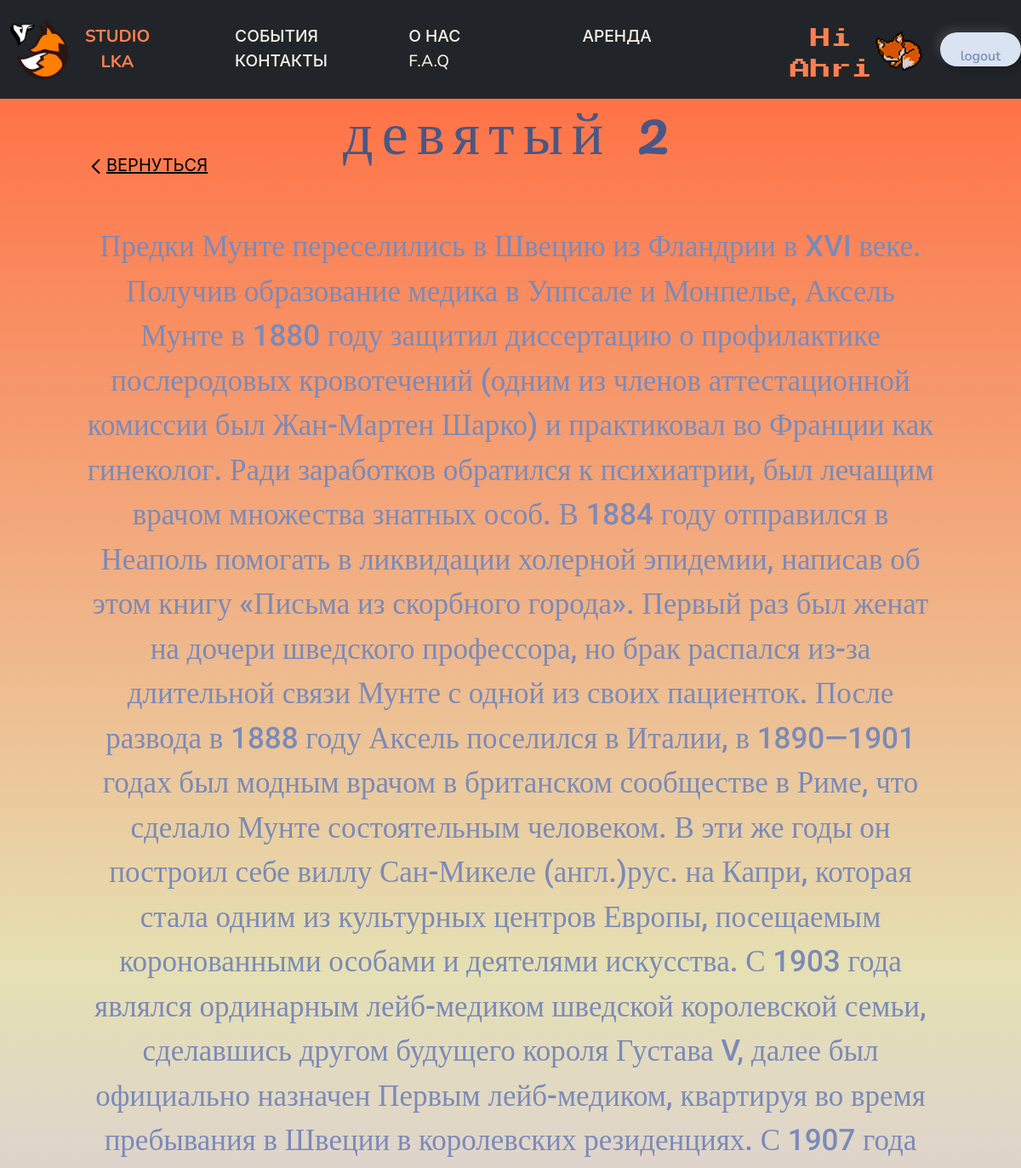
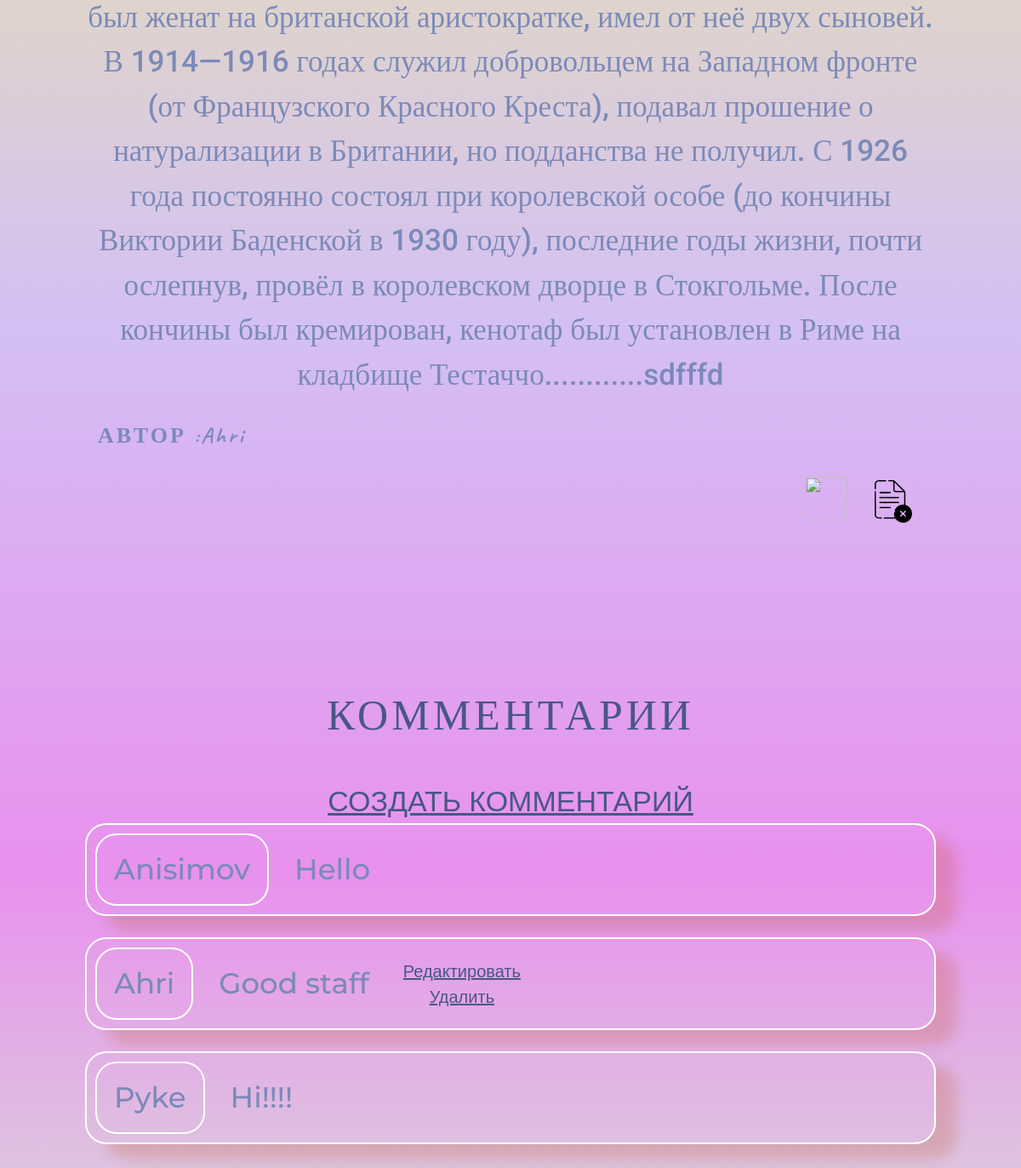
Page /blogs/3/ (signed in) on the committed database (2 pictures, top to bottom).
### blog/models.py (models this page shows, shortened)
class Post(models.Model):
    title = models.CharField(max_length=200)
    author = models.ForeignKey('auth.User', on_delete=models.CASCADE)
    body = models.TextField()

class Comment(models.Model):
    atricle = models.ForeignKey(Post, on_delete=models.CASCADE, related_name='comments')
    comment = models.CharField(max_length=140)
    author = models.ForeignKey(
        'auth.User',
        on_delete=models.CASCADE,
    )
    def __str__(self):
        return self.comment

### blog/views.py (the view)
# urls.py: path('blogs/<int:pk>/', views.BlogDetailView.as_view(), name='post_detail'),
class BlogDetailView(DetailView):
    model = Post
    template_name = 'post_detail.html'

### templates/post_detail.html (shortened to what this page needs)
<!DOCTYPE html>
{% extends 'base.html' %}
{% load static %}
    {% block content %}
<body class="blog-body">
<section class="post-page">
    <div class="back">
        <a href="{% url 'main_post' %}"><img class="img-back" src="{% static 'IMG/svgs/back.svg' %}" width="25px" height="25px"></a>
        <a href="{% url 'main_post' %}" class="back-page">ВЕРНУТЬСЯ</a>
    </div>
      <div class="blog-new-style">
            <div class="post-detail">
                <h2 class="detail-title"> {{ post.title }} </h2>
                <p class="detail-body"> {{ post.body }} </p>
                <p class="posts-author">АВТОР :{{ post.author }}</p>
                {% if user.is_authenticated and user == post.author %}
                <div class="tools-container">
                    <a class="tools-edit" href="{% url 'blog_edit' post.pk %}"><img src="{% static 'IMG/svgs/editing.svg' %}" width="50px" height="50px"></a>
                    <a class="tools-edit" href="{% url 'blog_delete' post.pk %}"><img class="delete-post-img" src="{% static 'IMG/svgs/remove.svg' %}" width="50px" height="50px"></a>
                </div>
                {% endif %}
                <div class="comments_list">
                    <h1 class="comment_title">КОММЕНТАРИИ</h1>
                    <a href="{% url 'comment_new' post.pk %}"> СОЗДАТЬ КОММЕНТАРИЙ</a>
                    {% for comment in post.comments.all %}
                    <div class="outline_comment">
                            <p>
                                <div class="author_box">
                                    <span class="comment_author">{{ comment.author }} </span>
                                </div>
                                <div class="comments_style">
                                    <p class="comment_text" >{{ comment }}</p>
                                </div>
                            </p>
                            {% if user.is_authenticated %}
                                {% if user.id == comment.author.id %}
                                    <div class="properties">
                                        <a href="{% url 'comment_edit' comment.pk %}">Редактировать</a>
                                        <a href="{% url 'comment_del' comment.pk %}">Удалить</a>
                                    </div>
                                {% endif %}
                            {% endif %}
                        </div>
                    {% endfor %}
                </div>
            </div>
    </div>
</section>
</body>
   {% endblock content %}

### templates/base.html (shortened to what this page needs)
<!DOCTYPE html>
{% load static %}
<html lang="en">
<head>
    {% block css %}
        <link rel="stylesheet" href="{% static 'css/reg_body.css' %}">
        <link rel="stylesheet" href="{% static 'css/base_header.css' %}">
        <link rel="stylesheet" href="{% static 'css/registration.css' %}">
        <link rel="stylesheet" href="{% static 'css/about.css' %}">
        <link rel="stylesheet" href="{% static 'css/blog_style.css' %}">
        <link rel="stylesheet" href="{% static 'css/home_style.css' %}">
        <link rel="stylesheet" href="{% static 'css/contacts.css' %}">
        <link rel="stylesheet" href="{% static 'css/FAQ.css' %}">
        <link rel="stylesheet" href="{% static 'css/gallary.css' %}">
    {% endblock %}
    <link rel="stylesheet" href="https://maxcdn.bootstrapcdn.com/bootstrap/4.0.0/css/bootstrap.min.css"/>
    <link rel="stylesheet" href="css/bootstrap.min.css">
</head>
<body>
 <header>
     <nav class="navbar navbar-expand-md navbar-dark bg-dark mb-5">
         <div class="logo_text_header">
             <a href="{% url 'home' %}"><img src="{% static 'IMG/LOGO/FOXLOGODIS.png' %}" width="100" height="100" alt="Фото студи для аренды"></a>
             <a href="{% url 'home' %}" class="Logo_text">STUDIO <br> LKA</a>
         </div>
         <div class="collapse_nav collapse navbar-collapse" id="navbarCollapse">
            <div class="nav-block">
                <a class="nav_links" href="{% url 'main_post' %}">СОБЫТИЯ</a>
                <a class="nav_links" href="{% url 'about_page' %}">о нас</a>
                <div class="rent" >Аренда
                </div>
                <a class="nav_links" href="{% url 'contacts_page' %}" >контакты
                </a>
                <a class="nav_links" href="{% url 'FAQ_page' %}">F.A.Q</a>
            </div>
              <div class="auth-block">
                  {% if user.is_authenticated %}
                      <div class="logout-box" >
                          <p class="user_name">Hi {{ user.username}} <img src="{% static 'IMG/foxes/red-sleep-fox.png' %}" width="60px" height="60px"></p>
                          <a class="logout-link btn btn-outline-secondary" href="{% url 'logout' %}">logout</a>
                      </div>
                  {% endif %}
              </div>
         </div>
     </nav>
 </header>
    <div class="container-reg">
        {% block content %}
        {% endblock content %}
    </div>
</body>
</html>

### static/css/reg_body.css (style rules this page uses)
.container-reg { display: flex; flex-direction: column; width: 100%; box-sizing: border-box; height: 100%; z-index: 0; }

### static/css/base_header.css (style rules this page uses)
* { margin: 0; padding: 0; -webkit-box-sizing: border-box; box-sizing: border-box; }
header { width: 100%; height: 100px; background: #272727; position: fixed; z-index: 3; }
.Logo_text { font-size: 20px; text-align: center; text-decoration: none; margin-top: 20px; font-weight: bold; color: coral; }
.nav_links { color: #f6f4e6; text-decoration: none; font-size: 1.2em; text-transform: uppercase; font-weight: 500; display: inline-block; width: 80px; margin-right: 120px; -webkit-transition: all 0.2s ease-in-out; transition: all 0.2s ease-in-out; }
.collapse_nav { display: flex; justify-content: space-between; padding: 0 0 0 100px; }
.rent { color: #f6f4e6; text-decoration: none; font-size: 1.2em; text-transform: uppercase; font-weight: 500; display: inline-block; width: 80px; margin-right: 120px; -webkit-transition: all 0.2s ease-in-out; transition: all 0.2s ease-in-out; }
.logo_text_header { display: flex; width: 200px; height: 100px; }
.logout-box { display: flex; justify-content: center; height: 100px; }
.logout-link { height: 40px; margin: 30px 0 0 20px; }
.user_name { display: flex; flex-wrap: nowrap; align-items: center; color: coral; font-family: 'Press Start 2P', cursive; font-size: 24px; text-align: center; margin-top: 25px; margin-right: auto; }

### static/css/about.css (style rules this page uses)
* { margin: 0; padding: 0; -webkit-box-sizing: border-box; box-sizing: border-box; }

### static/css/blog_style.css (style rules this page uses)
* { margin: 0; padding: 0; -webkit-box-sizing: border-box; box-sizing: border-box; }
.blog-body { min-height: 100%; }
.post-page { position: relative; top: 110px; width: 100%; height: 100%; min-height: 900px; padding: 0 100px 0 100px ; text-align: center; background-image: linear-gradient(180deg, #FF7246 0%, rgba(239, 222, 133, 0.572917) 36.98%, rgba(208, 170, 246, 0.62) 59.05%, rgba(255, 22, 232, 0.4) 82.29%, #D9D9D9 100%); }
.detail-title { font-size: 70px; font-family: 'Pacifico'; letter-spacing: 10px; }
.detail-body { font-size: 35px; font-family: 'Roboto'; font-weight: 500; margin: 70px 0 0 0; }
.tools-container { height: 200px; width: 100%; text-align: right; margin: 25px 0 0 0 ; }
.tools-edit { margin: 0 25px 0 0; }
.delete-post-img { margin-top: 8px; }
.back { position: absolute; top: 70px; display: flex; width: 100px; height: 50px; }
.back-page { color: black; font-size: 20px; transition-duration: 0.5s; }
.img-back { margin: 3px 0 0 0; }
.posts-author { font-size: 26px; font-family: 'Caveat'; font-weight: bold; letter-spacing: 3px; text-align: left; margin: 25px 0 0 15px; }
.comments_list { font-size: 34px; font-family: "Montserrat", sans-serif; font-weight: 500; }
.author_box { margin: 10px 30px 10px 10px; border: 2px solid white; border-radius: 25px; padding: 15px 20px 15px 20px; }
.comment_title { font-family: 'Pacifico'; font-size: 50px; letter-spacing: 4px; margin: 50px 0 50px 0; }
.outline_comment { display: flex; align-items: center; border: 2px solid white; border-radius: 25px; margin-bottom: 25px ; box-shadow: 24px 17px 16px 0px rgba(184, 69, 7, 0.2); }
.comment_text { margin: 0; }
.comments_style { margin-right: 40px; }
.properties { display: flex; font-size: 20px; flex-direction: column; }

### static/css/home_style.css (style rules this page uses)
* { margin: 0; padding: 0; -webkit-box-sizing: border-box; box-sizing: border-box; }

### static/css/contacts.css (style rules this page uses)
* { margin: 0; padding: 0; -webkit-box-sizing: border-box; box-sizing: border-box; }

### static/css/gallary.css (style rules this page uses)
* { margin: 0; padding: 0; -webkit-box-sizing: border-box; box-sizing: border-box; }

### rows in the picture
Post: title "девятый 2", body "Предки Мунте переселились в Швецию из Фландрии в XVI веке. Получив образование медика в Уппсале и Монпелье, Аксель Мунте в 1880 году защитил диссертацию о профилактике послеродовых кровотечений (одним из членов аттестационной комиссии был Жан-Мартен Шарко) и практиковал во Франции как гинеколог. Ради заработков обратился к психиатрии, был лечащим врачом множества знатных особ. В 1884 году отправился в Неаполь помогать в ликвидации холерной эпидемии, написав об этом книгу «Письма из скорбного города». Первый раз был женат на дочери шведского профессора, но брак распался из-за длительной связи Мунте с одной из своих пациенток. После развода в 1888 году Аксель поселился в Италии, в 1890—1901…", author "Ahri"
Comment: author "Anisimov", comment "Hello"
Comment: author "Ahri", comment "Good staff", shows "Редактировать"
Comment: author "Pyke", comment "Hi!!!!"

### other values in the picture
{{ user.username }} "Ahri"
